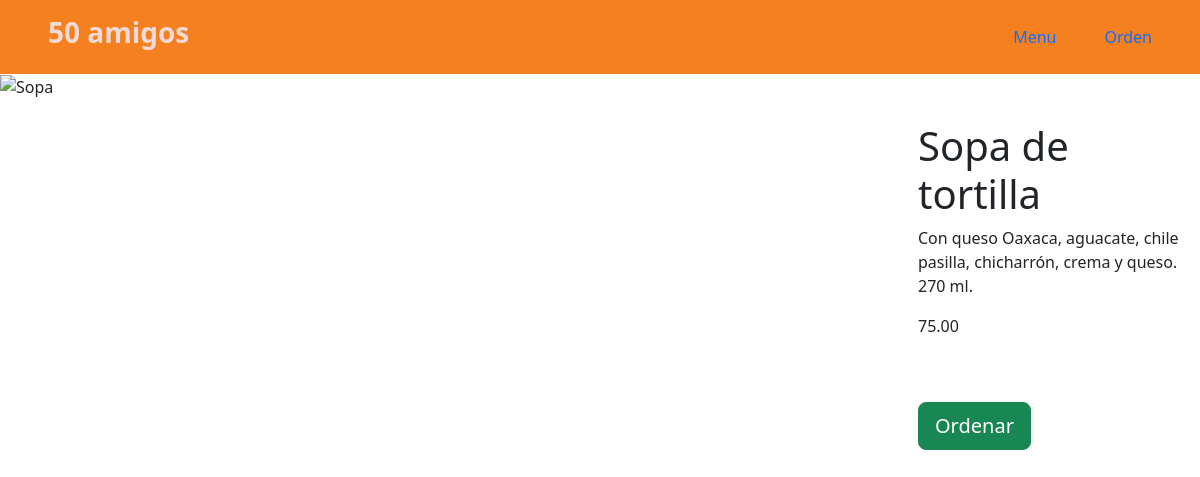
Page /menu/Sopas/5/ (signed in) on the committed database.
### RestaurantApp/models.py (models this page shows, shortened)
class Menu(models.Model):
    name = models.CharField(max_length=200, unique=True)
    description = models.TextField(blank=True)
    price = models.DecimalField(max_digits=6, decimal_places=2)
    category = models.ForeignKey(Categories, on_delete=models.CASCADE)

### RestaurantApp/views.py (the view)
# urls.py: path('menu/<str:category_id>/<int:item_id>/', views.menu_item_detail, name='item_details'),
@login_required
def menu_item_detail(request, category_id, item_id):
    if request.method == 'GET':
        try:
            item = get_object_or_404(Menu, pk=item_id)
            return render(request, 'item_detail.html', {
                'item': item,
            })
        except:
            pass
    return render(request, 'item_detail.html')

### RestaurantApp/models.py (called while the page is built)
    def __str__(self) -> str:
        return self.name

### RestaurantApp/templates/item_detail.html (shortened to what this page needs)
{% extends 'base.html' %}
{% block content %}
<div class="row vh-100">
<div class="col">
    <img src="https://images.unsplash.com/photo-1482049016688-2d3e1b311543?ixlib=rb-4.0.3&ixid=M3wxMjA3fDB8MHxwaG90by1wYWdlfHx8fGVufDB8fHx8fA%3D%3D&auto=format&fit=crop&w=710&q=80"
    alt={{item.name}}
    class="w-100"
    >
</div>
<div class="col-3 mt-5 d-flex flex-column justify-content-between h-25">
    <div>
        <h1 class="fs-1">{{item.name}}</h1>
        <p>{{item.description}}</p>
        <p>{{item.price}}</p>
    </div>
    <div class="mt-5">
        <form action="{% url 'item_add' item.category item.id %}" method="post">
            <button class="btn btn-success btn-lg" type="submit">
                Ordenar
            </button>
        </form>
    </div>
</div>
</div>
{% endblock %}

### static/global.css (style rules this page uses)
html { font-family: 'Raleway', sans-serif !important; }

### rows in the picture
Menu: name "Sopa de tortilla", description "Con queso Oaxaca, aguacate, chile pasilla, chicharrón, crema y queso. 270 ml.", price "75.00"
